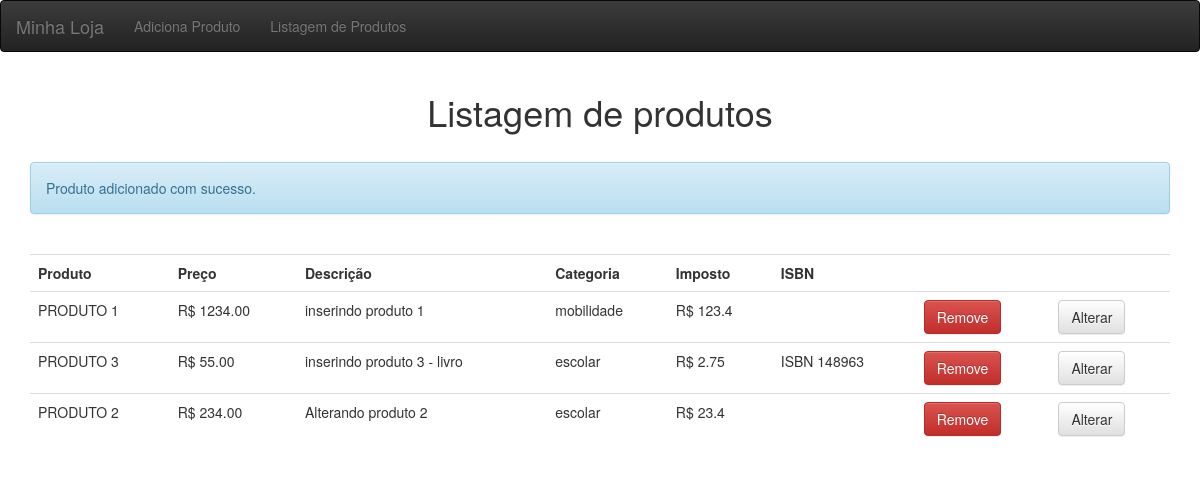
The page /produto-lista.php?adicionado=true (signed in) on the database its author committed.
### tables this page shows
CREATE TABLE IF NOT EXISTS `produtos` (
  `id` int(11) NOT NULL AUTO_INCREMENT,
  `nome` varchar(255) DEFAULT NULL,
  `preco` decimal(10,2) DEFAULT NULL,
  `descricao` text,
  `isbn` varchar(255) DEFAULT NULL,
  `usado` tinyint(1) DEFAULT '0',
  `categoria_id` int(11) DEFAULT NULL,
  PRIMARY KEY (`id`)
);

CREATE TABLE IF NOT EXISTS `categorias` (
  `id` int(11) NOT NULL AUTO_INCREMENT,
  `nome` varchar(255) DEFAULT NULL,
  PRIMARY KEY (`id`)
);

### ProdutoDao.php (called while the page is built, shortened)
<?php
class ProdutoDao {
    private $conexao;
    function __construct($conexao){
        $this->conexao=$conexao;
    }
    function lista(){
        $produtos = array();
        $query = "SELECT p.*, c.nome AS categoria_nome FROM produtos AS p JOIN categorias AS c ON p.categoria_id = c.id";
        $result = mysqli_query($this->conexao, $query);
        while($array = mysqli_fetch_assoc($result)){
            if (trim($array['isbn'])!=="") {
                $produto = new Livro();
                $produto->setIsbn($array['isbn']);
            } else {
                $produto = new Produto();
            }
            $produto->setId($array['id']);
            $produto->setNome($array['nome']);
            $produto->setPreco($array['preco']);
            $produto->setDescricao($array['descricao']);
            $produto->setUsado($array['usado']);
            $categoria = new Categoria();
            $categoria->setId($array['categoria_id']);
            $categoria->setNome($array['categoria_nome']);
            $produto->setCategoria($categoria);
            array_push($produtos,$produto);
        }
        return $produtos;
    }
}

### Produto.php (called while the page is built, shortened)
<?php
    class Produto {
        private $id;
        private $nome;
        private $descricao;
        private $preco;
        private $categoria;
        function calculaImposto () {
            return $this->preco*0.1;
        }
        function getId() {
            return $this->id;
        }
        function setId($id) {
            $this->id = $id;
        }
        function getNome() {
            return $this->nome;
        }
        function setNome($nome) {
            $this->nome = $nome;
        }
        function getDescricao() {
            return $this->descricao;
        }
        function setDescricao($descricao) {
            $this->descricao = $descricao;
        }
        function getPreco() {
            return $this->preco;
        }
        function setPreco($preco) {
            $this->preco = $preco;
        }
        function getCategoria() {
           return $this->categoria;
        }
        function setCategoria($categoria) {
            $this->categoria = $categoria;
        }
        function temIsbn(){
            return $this instanceof Livro;
        }
      }
?>

### Categoria.php (called while the page is built, shortened)
<?php
    class Categoria{
        private $nome;
        function getNome() {
            return $this->nome;
        }
        function setNome($nome) {
            $this->nome = $nome;
        }
    }
?>

### Livro.php (called while the page is built, shortened)
<?php
class Livro extends Produto {
    private $isbn;
    function calculaImposto () {
        return $this->getPreco()*0.05;
    }
    function getIsbn() {
        return $this->isbn;
    }
    function setIsbn($isbn) {
        $this->isbn=$isbn;
    }
}

### produto-lista.php (the view, shortened to what this page needs)
<?php
require_once "conecta.php";
$produtoDao = new ProdutoDao($conexao);
$produtos = $produtoDao->lista();
?>
<?php require_once "includes/cabecalho.php"; ?>
<h1 class="text-center">Listagem de produtos</h1>
<br>
<?php
    if(array_key_exists('adicionado',$_REQUEST)) {
        if($_REQUEST['adicionado']=='true') {
?>
        <p class="alert alert-info msg">Produto adicionado com sucesso.</p>
<?php } else { ?>
        <p class="alert alert-danger msg"> Não foi possível adicionar o produto </p>
<?php
     }
    }
?>
<br>
<div class="table-responsive">
    <table class="table table-hover">
        <tr>
            <th>Produto</th>
            <th>Preço</th>
            <th>Descrição</th>
            <th>Categoria</th>
            <th>Imposto</th>
            <th>ISBN</th>
            <th></th>
            <th></th>
        </tr>
        <?php foreach($produtos as $produto){ ?>
        <tr>
            <td><?=$produto->getNome()?></td>
            <td>R$ <?=$produto->getPreco()?></td>
            <td><?=substr($produto->getDescricao(), 0,40)?></td>
            <td><?=$produto->getCategoria()->getNome()?></td>
            <td>R$ <?=$produto->calculaImposto()?></td>
            <td>
                <?php if($produto->temIsbn()){ ?>
                       ISBN <?=$produto->getIsbn()?>
            <?php  } ?>
            </td>
            <td>
                <form action="remove-produto.php" method="POST">
                    <button type= submit class="btn btn-danger">Remove</button>
                </form>
            </td>
            <td>
                <a class="btn btn-default" href="produto-formulario.php?id=<?=$produto->getId()?>">
                Alterar</a>
            </td>
        </tr>
        <?php } ?>
    </table>
</div>
<?php require_once "includes/rodape.php"; ?>

### includes/cabecalho.php (shortened to what this page needs)
<!DOCTYPE html>
<html lang="en">
<head>
    <link rel="stylesheet" href="css/bootstrap.min.css">
    <link rel="stylesheet" href="css/bootstrap-theme.min.css">
</head>
<body>
<div class="navbar navbar-inverse">
    <div class="container-fluid">
        <div class="navbar-header">
            <a href="index.php" class="navbar-brand">Minha Loja</a>
        </div>
        <div class="collapse navbar-collapse" id="navbar-collapse-1">
            <ul class="nav navbar-nav">
                <li>
                    <a href="produto-formulario.php">Adiciona Produto</a>
                </li>
                <li>
                    <a href="produto-lista.php">Listagem de Produtos</a>
                </li>
            </ul>
        </div>
    </div>
</div>
<main class="container">

### includes/rodape.php
</main>
</body>
</html>

### rows shown on the page
produtos: nome "PRODUTO 1", preco "1234.00", descricao "inserindo produto 1", categoria.nome "mobilidade", preco "123.4"
produtos: nome "PRODUTO 3", preco "55.00", descricao "inserindo produto 3 - livro", categoria.nome "escolar", preco "2.75", isbn "148963"
produtos: nome "PRODUTO 2", preco "234.00", descricao "Alterando produto 2", categoria.nome "escolar", preco "23.4"
